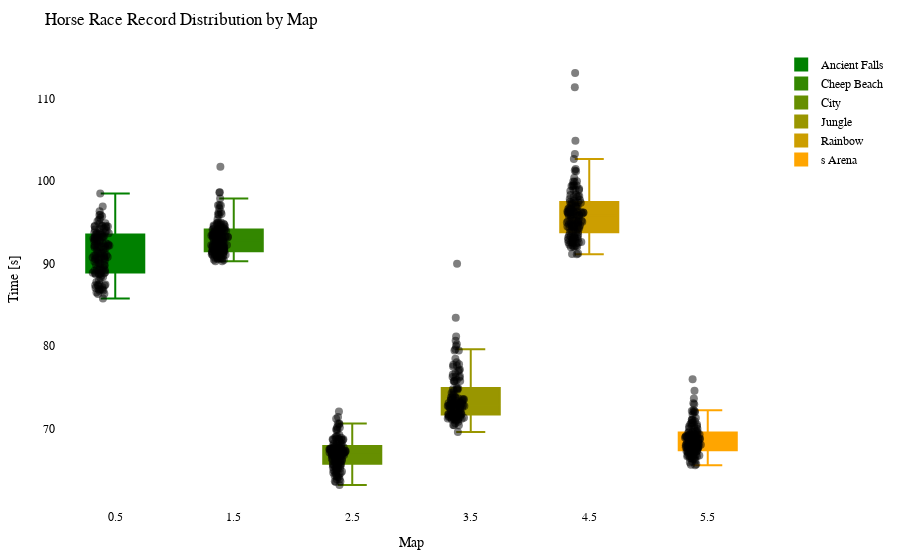

This figure's notebook cell:
### Code cell
import plotly.graph_objects as go
import plotly.io as pio

df = getRecordsDataframe(minigame="Pferderennen")

# Calculate the offset for centering the data points
num_columns = len(df.columns)
offset = 0.5

# Create a Swarm plot using Plotly
fig = go.Figure()

cmap = LinearSegmentedColormap.from_list("green_orange", ["green", "orange"])
colors = [to_hex(cmap(i / (num_columns - 1))) for i in range(num_columns)]

for i, (column, color) in enumerate(zip(df.columns, colors)):
    x_values = [i + offset] * len(df[column])  # Adjust x-values with offset for horizontal centering
    fig.add_trace(go.Box(x=x_values,
                         y=df[column],
                         name=column,
                         boxpoints='all',
                         pointpos=-0.5,  # Adjust point position to prevent overlapping
                         marker=dict(color='rgba(0,0,0,0.5)', size=8),  # Adjust marker color and size
                         line=dict(color=color),
                         fillcolor=color,
                         hovertext=df_to_html.index,
                         hoverinfo='name+text+y',
                         showlegend=True))

fig.update_layout(title="Horse Race Record Distribution by Map",
                  xaxis=dict(title="Map"),
                  yaxis=dict(title="Time [s]"),
                  showlegend=True,
                  font=dict(family="Arial", size=12, color="black"),  # Customize font
                  plot_bgcolor="white",  # Set background color
                  margin=dict(l=50, r=50, t=50, b=50),  # Adjust margins for better layout
                  )

pio.show(fig)

pio.write_html(fig, "out/pferd_swarm_plot.html")

### Figure 1 — Plotly figure (JSON) as saved in the notebook; plotly's stock layout.template omitted (floating-point values rounded to 4 significant figures; data arrays with more than 128 entries replaced by an {"elided": "..."} marker saying what was removed)
{"data": [{"boxpoints": "all", "fillcolor": "#008000", "hoverinfo": "name+text+y", "hovertext": {"elided": "140 str values"}, "line": {"color": "#008000"}, "marker": {"color": "rgba(0,0,0,0.5)", "size": 8}, "name": "Ancient Falls", "pointpos": -0.5, "showlegend": true, "type": "box", "x": {"elided": "140 float values"}, "y": {"elided": "140 float values"}}, {"boxpoints": "all", "fillcolor": "#338700", "hoverinfo": "name+text+y", "hovertext": {"elided": "140 str values"}, "line": {"color": "#338700"}, "marker": {"color": "rgba(0,0,0,0.5)", "size": 8}, "name": "Cheep Beach", "pointpos": -0.5, "showlegend": true, "type": "box", "x": {"elided": "140 float values"}, "y": {"elided": "140 float values"}}, {"boxpoints": "all", "fillcolor": "#668f00", "hoverinfo": "name+text+y", "hovertext": {"elided": "140 str values"}, "line": {"color": "#668f00"}, "marker": {"color": "rgba(0,0,0,0.5)", "size": 8}, "name": "City", "pointpos": -0.5, "showlegend": true, "type": "box", "x": {"elided": "140 float values"}, "y": {"elided": "140 float values"}}, {"boxpoints": "all", "fillcolor": "#999600", "hoverinfo": "name+text+y", "hovertext": {"elided": "140 str values"}, "line": {"color": "#999600"}, "marker": {"color": "rgba(0,0,0,0.5)", "size": 8}, "name": "Jungle", "pointpos": -0.5, "showlegend": true, "type": "box", "x": {"elided": "140 float values"}, "y": {"elided": "140 float values"}}, {"boxpoints": "all", "fillcolor": "#cc9e00", "hoverinfo": "name+text+y", "hovertext": {"elided": "140 str values"}, "line": {"color": "#cc9e00"}, "marker": {"color": "rgba(0,0,0,0.5)", "size": 8}, "name": "Rainbow", "pointpos": -0.5, "showlegend": true, "type": "box", "x": {"elided": "140 float values"}, "y": {"elided": "140 float values"}}, {"boxpoints": "all", "fillcolor": "#ffa500", "hoverinfo": "name+text+y", "hovertext": {"elided": "140 str values"}, "line": {"color": "#ffa500"}, "marker": {"color": "rgba(0,0,0,0.5)", "size": 8}, "name": "s Arena", "pointpos": -0.5, "showlegend": true, "type": "box", "x": {"elided": "140 float values"}, "y": {"elided": "140 float values"}}], "layout": {"font": {"color": "black", "family": "Arial", "size": 12}, "margin": {"b": 50, "l": 50, "r": 50, "t": 50}, "plot_bgcolor": "white", "showlegend": true, "title": {"text": "Horse Race Record Distribution by Map"}, "xaxis": {"title": {"text": "Map"}}, "yaxis": {"title": {"text": "Time [s]"}}}}
